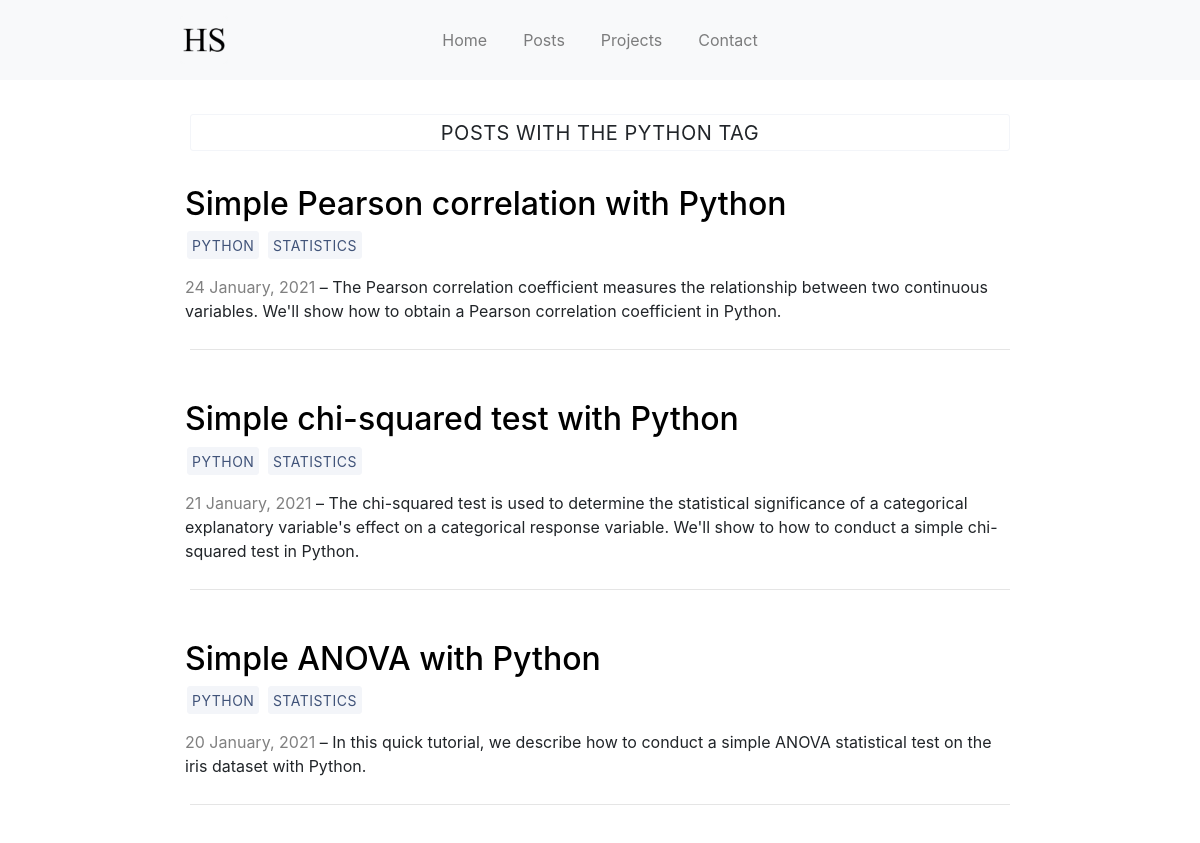
The page /tags/Python/ (upper part) on the database as committed earlier.
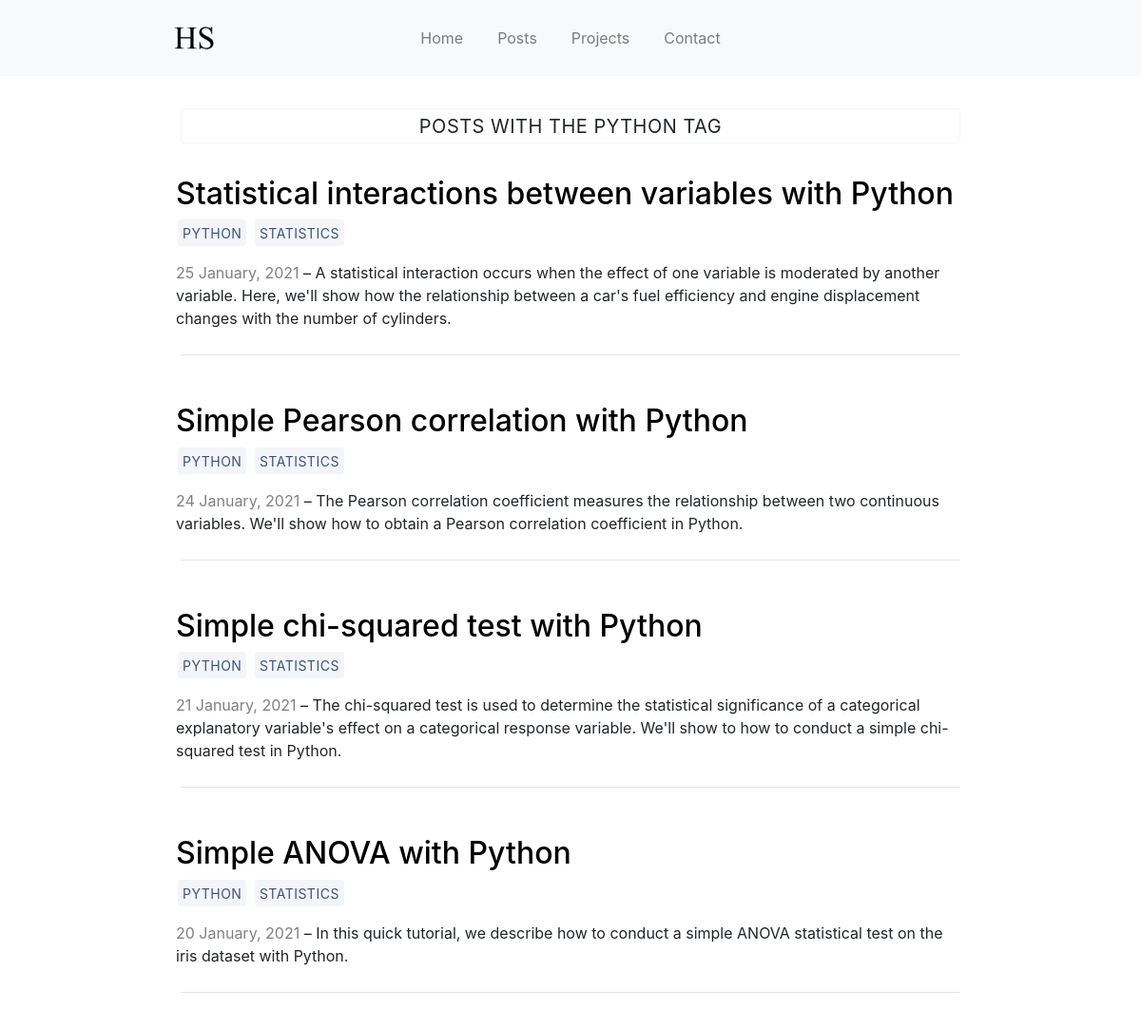
The same page on the database as committed later.
### blog/models.py (models this page shows, shortened)
class BlogPost(models.Model):
    title = models.CharField(max_length=100)
    is_published = models.BooleanField(default=True)
    published_date = models.DateField()
    modified_date = models.DateField(null=True, blank=True)
    slug = models.SlugField(unique=True)
    tags = models.ManyToManyField('Tag', related_name='blog_posts')
    snippet = models.CharField('snippet', max_length=250)
    content = models.TextField()
    def get_absolute_url(self):
        return reverse('detail', kwargs = {'slug': self.slug})

class Tag(models.Model):
    name = models.CharField(max_length=20)

### blog/views.py (the view)
def tag(request, tag):
    blog_posts = BlogPost.objects.filter(
        tags__name = tag
    ).order_by(
        '-published_date'
    )
    tags = Tag.objects.all()
    context = {
        "tag": tag,
        "blog_posts": blog_posts,
    }
    return render(request, "tag.html", context)

### blog/templates/tag.html (shortened to what this page needs)
{% extends "base.html" %}
{% load static %}
{% block content %}
    <a class="btn tag-title">Posts with the {{ tag | title }} tag</a>
    <br />
    {% for post in blog_posts %}
        <br />
        <div class="row">
            <div class="column snippet-text">
                <h2>
                    <a id='post-href' href="{{post.get_absolute_url}}"> {{ post.title|safe }} </a>
                </h2>
                <p>
                    {% for tag in post.tags.all %}
                        <a class="btn" href="{% url 'tag' tag.name %}">
                            {{ tag.name }}
                        </a>
                    {% endfor %}
                </p>
                <p style="color:gray; display:inline;">
                    {{ post.published_date|date:"j F, Y" }}
                </p>
                <p style="display:inline;">
                    &ndash; {{ post.snippet|safe }}
                </p>
            </div>
        </div>
        <hr>
    {% endfor %}
{% endblock %}

Rows that differ between the two databases and show on the page:
added BlogPost: title "Statistical interactions between variables with Python", published_date "25 January, 2021", snippet "A statistical interaction occurs when the effect of one variable is moderated by another variable. Here, we'll show how the relationship between a car's fuel efficiency and engine displacement changes with the number of cylinders.", Tag (name "PYTHON"), Tag (name "STATISTICS")
